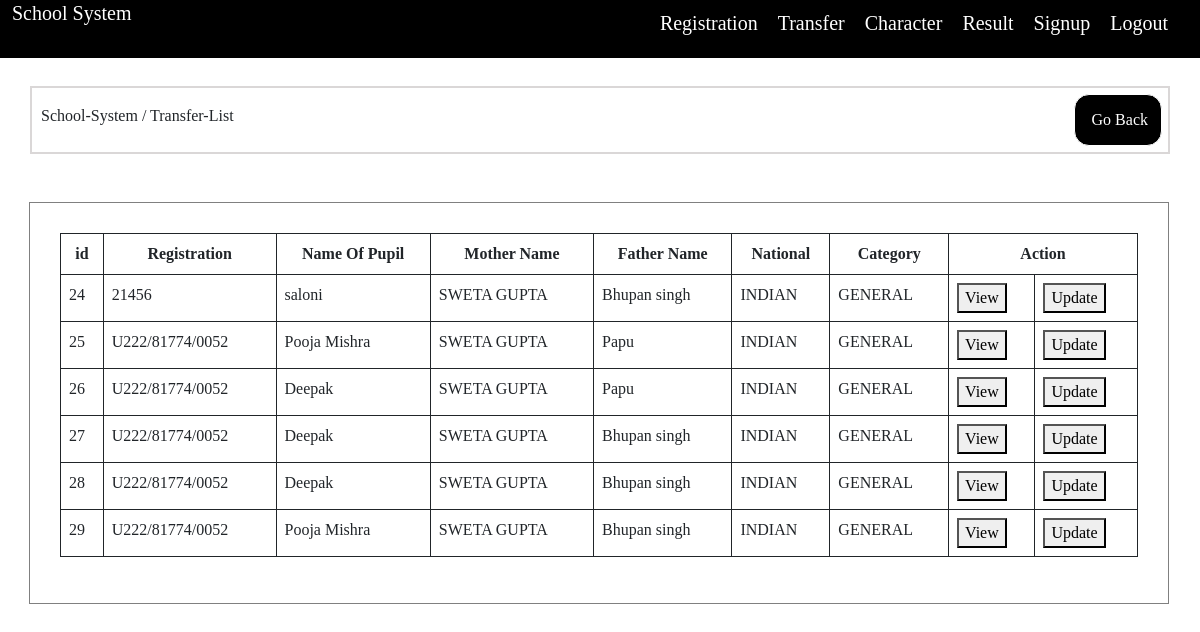
Screenshot of /transferList.php (signed in) with the database file from the repository.
### tables this page shows
CREATE TABLE `transfer_certificate` (
  `id` int(11) NOT NULL,
  `registration` varchar(50) NOT NULL,
  `name` varchar(50) NOT NULL,
  `mother_name` varchar(50) NOT NULL,
  `father_name` varchar(50) NOT NULL,
  `national` varchar(50) NOT NULL,
  `category` varchar(50) NOT NULL,
  `dob` varchar(50) NOT NULL,
  `failed` varchar(50) NOT NULL,
  `sbj` varchar(50) NOT NULL,
  `class_name` varchar(50) NOT NULL,
  `board` varchar(50) NOT NULL,
  `higher_class` varchar(50) NOT NULL,
  `fees_paid` varchar(50) NOT NULL,
  `fees_concession` varchar(50) NOT NULL,
  `ncc` varchar(50) NOT NULL,
  `roll` varchar(50) NOT NULL,
  `leaving_school` varchar(50) NOT NULL,
  `meeting_date` varchar(50) NOT NULL,
  `pupil_attended` varchar(50) NOT NULL,
  `genral_conduct` varchar(50) NOT NULL,
  `remark` varchar(50) NOT NULL,
  `certificate_date` varchar(50) NOT NULL
);

### transferList.php (the view, shortened to what this page needs)
<?php
include('header.php');
include "database.php";
?>
<head>
    <link href="https://cdn.jsdelivr.net/npm/bootstrap@5.0.2/dist/css/bootstrap.min.css" rel="stylesheet"
>
    <link rel="stylesheet" href="list.css">
</head>
<body>
<table class='dashboard-div'>
    <thead>
      <tr>
        <th><h6><AiFillDashboard /> &nbsp; School-System / Transfer-List </h6></th>
      <th>
        <button class='table-btn float-end' variant="light" >
      <RiArrowGoBackFill />&nbsp;<a class="link-btn"
       href="transfer.php">Go Back</a>
      </button>
    </th>
      </tr>
    </thead>
   </table>
  <div class="form-div mt-5 table-responsive">
    <table class="table table-bordered border-dark">
        <thead>
            <tr>
                <th class="text-center" scope="col">id</th>
                <th class="text-center" scope="col">Registration</th>
                <th class="text-center" scope="col">Name Of Pupil</th>
                <th class="text-center" scope="col">Mother Name</th>
                <th class="text-center" scope="col">Father Name</th>
                <th class="text-center" scope="col">National</th>
                <th class="text-center" scope="col">Category</th>
                <th class="text-center" scope="col" colspan="2">Action</th>
            </tr>
        </thead>
        <?php
        $query = "SELECT * FROM transfer_certificate";
        $data = mysqli_query($con, $query);
        $result = mysqli_num_rows($data);
        if ($result) {
            while ($row = mysqli_fetch_array($data)) {
                ?>
                <tr>
                    <td>
                        <?php echo $row['id'] ?>
                    </td>
                    <td>
                        <?php echo $row['registration'] ?>
                    </td>
                    <td>
                        <?php echo $row['name'] ?>
                    </td>
                    <td>
                        <?php echo $row['mother_name'] ?>
                    </td>
                    <td>
                        <?php echo $row['father_name'] ?>
                    </td>
                    <td>
                        <?php echo $row['national'] ?>
                    </td>
                    <td>
                        <?php echo $row['category'] ?>
                    </td>
                    <td><a href="transferView.php?id=<?php echo $row['id']; ?>">
                    <button class="submit-btn">View</button></a></td>
                    <td><a href="transferEdit.php?id=<?php echo $row['id']; ?>">
                    <button class="submit-btn">Update</button></a></td>
                </tr>
                <?php
            }
        } else {
            ?>
            <tr>
                <td>No Record Found</td>
            </tr>
            <?php
        }
        ?>
    </table>
    </div>
</body>

### style/all.css (style rules this page uses)
.dashboard-div { border: solid 2px rgb(218, 215, 215); margin-left:30px !important; width: 95%; margin-top: 20px; }
.link-btn { text-decoration: none !important; color: white !important; }
.table-btn { text-align: left; margin-left: 10px; border: 1px solid; padding: 13px; margin: 5px 5px 5px 5px; background-color: black; color: white; border-radius: 15px; }

### style/list.css (style rules this page uses)
* { font-family: lobstar; }
.form-div { border: solid 1px gray; padding: 30px 30px 30px 30px; width: 95% !important; margin-left: 29px; }
.dashboard-div { border: solid 2px rgb(218, 215, 215); margin-left:30px !important; width: 95%; margin-top: 20px; }
.link-btn { text-decoration: none !important; color: white !important; }
.table-btn { text-align: left; margin-left: 10px; border: 1px solid; padding: 13px; margin: 5px 5px 5px 5px; background-color: black; color: white; border-radius: 15px; }

### rows the page displays
transfer_certificate: id "24", registration "21456", name "saloni", mother_name "SWETA GUPTA", father_name "Bhupan singh", national "INDIAN", category "GENERAL"
transfer_certificate: id "25", registration "U222/81774/0052", name "Pooja Mishra", mother_name "SWETA GUPTA", father_name "Papu", national "INDIAN", category "GENERAL"
transfer_certificate: id "26", registration "U222/81774/0052", name "Deepak", mother_name "SWETA GUPTA", father_name "Papu", national "INDIAN", category "GENERAL"
transfer_certificate: id "27", registration "U222/81774/0052", name "Deepak", mother_name "SWETA GUPTA", father_name "Bhupan singh", national "INDIAN", category "GENERAL"
transfer_certificate: id "28", registration "U222/81774/0052", name "Deepak", mother_name "SWETA GUPTA", father_name "Bhupan singh", national "INDIAN", category "GENERAL"
transfer_certificate: id "29", registration "U222/81774/0052", name "Pooja Mishra", mother_name "SWETA GUPTA", father_name "Bhupan singh", national "INDIAN", category "GENERAL"
